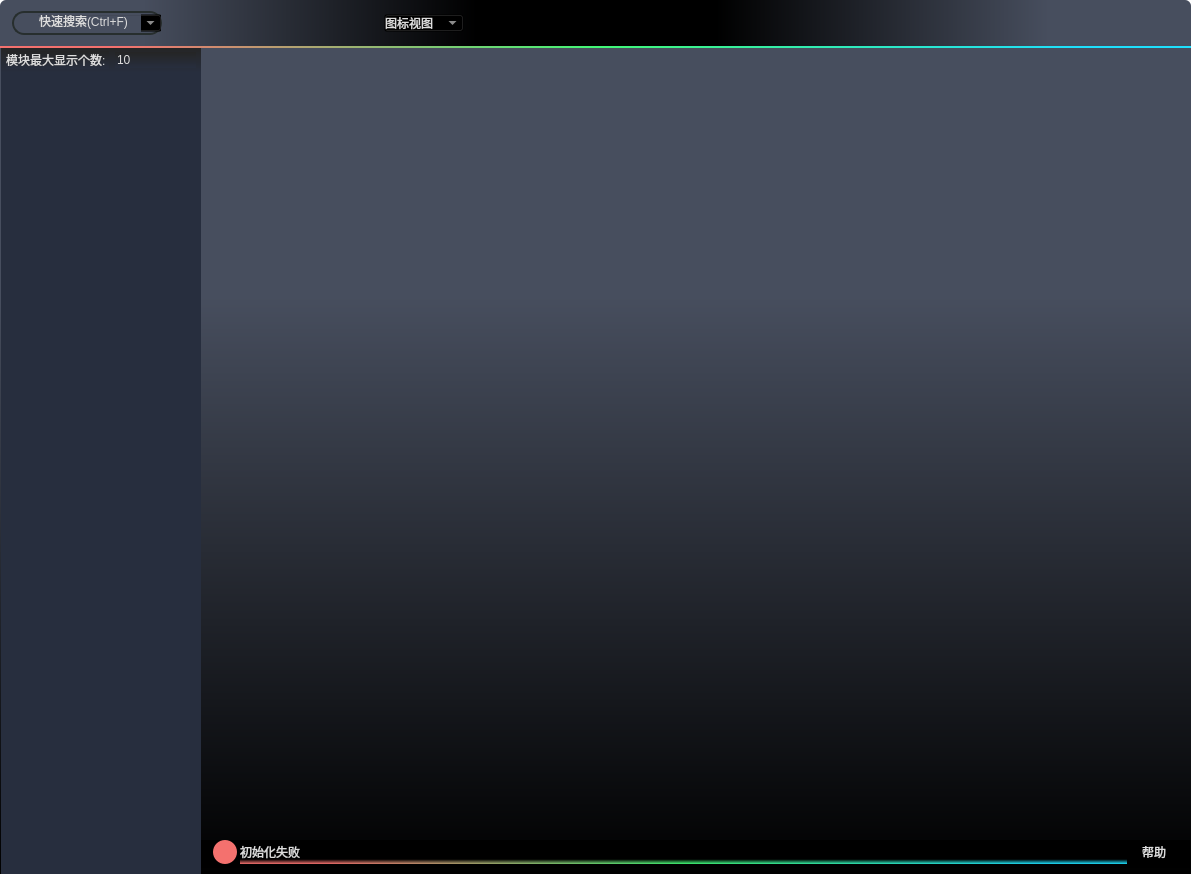
<?xml version="1.0" encoding="UTF-8"?>
<ui version="4.0">
 <class>MainWindow</class>
 <widget class="QMainWindow" name="MainWindow">
  <property name="geometry">
   <rect>
    <x>0</x>
    <y>0</y>
    <width>1191</width>
    <height>874</height>
   </rect>
  </property>
  <property name="minimumSize">
   <size>
    <width>300</width>
    <height>180</height>
   </size>
  </property>
  <property name="mouseTracking">
   <bool>true</bool>
  </property>
  <property name="windowTitle">
   <string>AbilityTreeViewer</string>
  </property>
  <property name="windowIcon">
   <iconset>
    <normaloff>../res/LOGO-AT.ico</normaloff>../res/LOGO-AT.ico</iconset>
  </property>
  <property name="styleSheet">
   <string notr="true">#MainWindow,#centralwidget{background-color:#ffffff;border-top-left-radius: 6px;border-top-right-radius: 6px;}
#widget_mask{background: qlineargradient(x1:1,y1:1,x2:1,y2:0,stop:0 #000000, stop:0.7 #474e5e);}

QPushButton{border-radius: 3px;border:0px solid #474e5e;background-color:transparent;color:#DDDDDD;height:24;}
QPushButton:hover{background: qlineargradient(x1:1,y1:1,x2:1,y2:0,stop:0 #f4716e, stop:0.5 transparent);}
QPushButton:pressed{background: qlineargradient(x1:1,y1:1,x2:1,y2:0,stop:0 #42f875, stop:0.5 transparent);}
QPushButton::disabled{background-color:#7d7d7d;}

QLineEdit{background-color:transparent;}
QTextEdit{background-color:transparent;}

QComboBox{background-color:transparent;}
QComboBox QAbstractItemView{background-color:transparent;}

QHeaderView::section {background-color:transparent}
QTabBar::tab{background-color:rgb(100,100,100);}
QTabBar::tab::selected{background-color:rgb(66,66,66);}

QTreeView::branch:open:has-children:!has-siblings,
QTreeView::branch:open:has-children:has-siblings {image: url(./res/retract.png);}
QTreeView::branch:has-children:!has-siblings:closed,
QTreeView::branch:closed:has-children:has-siblings {image: url(./res/expand.png);}

QToolButton{border-radius: 3px;border:0px solid #474e5e;background-color:transparent;color:#DDDDDD;height:24;}
QToolButton:hover{background: qlineargradient(x1:1,y1:1,x2:1,y2:0,stop:0 #f4716e, stop:0.5 transparent);}
QToolButton:pressed{background: qlineargradient(x1:1,y1:1,x2:1,y2:0,stop:0 #42f875, stop:0.5 transparent);}
QToolButton::disabled{background-color:#7d7d7d;}</string>
  </property>
  <widget class="QWidget" name="centralwidget">
   <property name="mouseTracking">
    <bool>true</bool>
   </property>
   <layout class="QVBoxLayout" name="verticalLayout_8">
    <property name="spacing">
     <number>0</number>
    </property>
    <property name="leftMargin">
     <number>0</number>
    </property>
    <property name="topMargin">
     <number>0</number>
    </property>
    <property name="rightMargin">
     <number>0</number>
    </property>
    <property name="bottomMargin">
     <number>0</number>
    </property>
    <item>
     <widget class="QWidget" name="widget_title" native="true">
      <property name="minimumSize">
       <size>
        <width>0</width>
        <height>48</height>
       </size>
      </property>
      <property name="maximumSize">
       <size>
        <width>16777215</width>
        <height>48</height>
       </size>
      </property>
      <property name="mouseTracking">
       <bool>true</bool>
      </property>
      <layout class="QGridLayout" name="gridLayout_4">
       <property name="leftMargin">
        <number>0</number>
       </property>
       <property name="topMargin">
        <number>0</number>
       </property>
       <property name="rightMargin">
        <number>0</number>
       </property>
       <property name="bottomMargin">
        <number>0</number>
       </property>
       <property name="spacing">
        <number>0</number>
       </property>
       <item row="0" column="1" rowspan="2">
        <widget class="QLabel" name="label_logo">
         <property name="minimumSize">
          <size>
           <width>240</width>
           <height>0</height>
          </size>
         </property>
         <property name="maximumSize">
          <size>
           <width>240</width>
           <height>16777215</height>
          </size>
         </property>
         <property name="mouseTracking">
          <bool>true</bool>
         </property>
         <property name="styleSheet">
          <string notr="true">QLabel{border-image:url(:/img/res/LOGO-ATW.png) 4 4 4 4 stretch stretch;background-color:rgb(0,0,0)}</string>
         </property>
         <property name="text">
          <string/>
         </property>
         <property name="alignment">
          <set>Qt::AlignCenter</set>
         </property>
        </widget>
       </item>
       <item row="2" column="0" colspan="3">
        <widget class="QWidget" name="widget_line" native="true">
         <property name="minimumSize">
          <size>
           <width>0</width>
           <height>2</height>
          </size>
         </property>
         <property name="maximumSize">
          <size>
           <width>16777215</width>
           <height>2</height>
          </size>
         </property>
         <property name="styleSheet">
          <string notr="true">background: qlineargradient(x1:0,y1:1,x2:1,y2:1,stop:0.1 #f4716e, stop:0.5 #42f875, stop:0.9 #1edffc);</string>
         </property>
        </widget>
       </item>
       <item row="0" column="2" rowspan="2">
        <widget class="QWidget" name="widget_title_right" native="true">
         <property name="mouseTracking">
          <bool>true</bool>
         </property>
         <property name="styleSheet">
          <string notr="true">#widget_title_right{background: qlineargradient(x1:0,y1:1,x2:1,y2:1,stop:0 #000000, stop:0.7 #474e5e);border-top-right-radius: 6px;}</string>
         </property>
         <layout class="QHBoxLayout" name="horizontalLayout_7">
          <property name="spacing">
           <number>6</number>
          </property>
          <property name="leftMargin">
           <number>12</number>
          </property>
          <property name="topMargin">
           <number>0</number>
          </property>
          <property name="rightMargin">
           <number>12</number>
          </property>
          <property name="bottomMargin">
           <number>0</number>
          </property>
          <item>
           <spacer name="horizontalSpacer_5">
            <property name="orientation">
             <enum>Qt::Horizontal</enum>
            </property>
            <property name="sizeHint" stdset="0">
             <size>
              <width>40</width>
              <height>20</height>
             </size>
            </property>
           </spacer>
          </item>
          <item>
           <widget class="QToolButton" name="toolButton_main_setting">
            <property name="minimumSize">
             <size>
              <width>24</width>
              <height>24</height>
             </size>
            </property>
            <property name="maximumSize">
             <size>
              <width>24</width>
              <height>24</height>
             </size>
            </property>
            <property name="focusPolicy">
             <enum>Qt::ClickFocus</enum>
            </property>
            <property name="styleSheet">
             <string notr="true">QToolButton{border-image:url(./res/setting.png);background-color:transparent;}
QToolButton:hover{border-image:url(./res/setting_hover.png);}
QToolButton:pressed{border-image:url(./res/setting_pressed.png);}</string>
            </property>
            <property name="text">
             <string/>
            </property>
           </widget>
          </item>
          <item>
           <widget class="QToolButton" name="toolButton_help">
            <property name="minimumSize">
             <size>
              <width>24</width>
              <height>24</height>
             </size>
            </property>
            <property name="maximumSize">
             <size>
              <width>24</width>
              <height>24</height>
             </size>
            </property>
            <property name="focusPolicy">
             <enum>Qt::ClickFocus</enum>
            </property>
            <property name="styleSheet">
             <string notr="true">QToolButton{border-image:url(./res/help.png);background-color:transparent;}
QToolButton:hover{border-image:url(./res/help_hover.png);}
QToolButton:pressed{border-image:url(./res/help_pressed.png);}</string>
            </property>
            <property name="text">
             <string/>
            </property>
           </widget>
          </item>
          <item>
           <widget class="QToolButton" name="toolButton_min">
            <property name="minimumSize">
             <size>
              <width>24</width>
              <height>24</height>
             </size>
            </property>
            <property name="maximumSize">
             <size>
              <width>24</width>
              <height>24</height>
             </size>
            </property>
            <property name="focusPolicy">
             <enum>Qt::ClickFocus</enum>
            </property>
            <property name="styleSheet">
             <string notr="true">QToolButton{border-image:url(./res/min.png);background-color:transparent;}
QToolButton:hover{border-image:url(./res/min_hover.png);}
QToolButton:pressed{border-image:url(./res/min_pressed.png);}</string>
            </property>
            <property name="text">
             <string/>
            </property>
           </widget>
          </item>
          <item>
           <widget class="QToolButton" name="toolButton_max">
            <property name="minimumSize">
             <size>
              <width>24</width>
              <height>24</height>
             </size>
            </property>
            <property name="maximumSize">
             <size>
              <width>24</width>
              <height>24</height>
             </size>
            </property>
            <property name="focusPolicy">
             <enum>Qt::ClickFocus</enum>
            </property>
            <property name="styleSheet">
             <string notr="true">QToolButton{border-image:url(./res/max.png);background-color:transparent;}
QToolButton:hover{border-image:url(./res/max_hover.png);}
QToolButton:pressed{border-image:url(./res/max_pressed.png);}</string>
            </property>
            <property name="text">
             <string/>
            </property>
           </widget>
          </item>
          <item>
           <widget class="QToolButton" name="toolButton_close">
            <property name="minimumSize">
             <size>
              <width>24</width>
              <height>24</height>
             </size>
            </property>
            <property name="maximumSize">
             <size>
              <width>24</width>
              <height>24</height>
             </size>
            </property>
            <property name="focusPolicy">
             <enum>Qt::ClickFocus</enum>
            </property>
            <property name="styleSheet">
             <string notr="true">QToolButton{border-image:url(./res/close.png);background-color:transparent;}
QToolButton:hover{border-image:url(./res/close_hover.png);}
QToolButton:pressed{border-image:url(./res/close_pressed.png);}</string>
            </property>
            <property name="text">
             <string/>
            </property>
           </widget>
          </item>
         </layout>
        </widget>
       </item>
       <item row="0" column="0" rowspan="2">
        <widget class="QWidget" name="widget_title_left" native="true">
         <property name="mouseTracking">
          <bool>true</bool>
         </property>
         <property name="styleSheet">
          <string notr="true">#widget_title_left{background: qlineargradient(x1:0,y1:1,x2:1,y2:1,stop:0.3 #474e5e, stop:1 #000000);border-top-left-radius: 6px;}</string>
         </property>
         <layout class="QHBoxLayout" name="horizontalLayout_9">
          <property name="leftMargin">
           <number>12</number>
          </property>
          <property name="topMargin">
           <number>0</number>
          </property>
          <property name="rightMargin">
           <number>12</number>
          </property>
          <property name="bottomMargin">
           <number>0</number>
          </property>
          <item>
           <widget class="QWidget" name="widget_serch" native="true">
            <property name="minimumSize">
             <size>
              <width>150</width>
              <height>24</height>
             </size>
            </property>
            <property name="maximumSize">
             <size>
              <width>159</width>
              <height>24</height>
             </size>
            </property>
            <property name="styleSheet">
             <string notr="true">#widget_serch{border-radius: 12px;border:2px solid #272e2e;background-color:transparent;color: #DDDDDD;}</string>
            </property>
            <layout class="QHBoxLayout" name="horizontalLayout_11">
             <property name="spacing">
              <number>0</number>
             </property>
             <property name="leftMargin">
              <number>0</number>
             </property>
             <property name="topMargin">
              <number>0</number>
             </property>
             <property name="rightMargin">
              <number>0</number>
             </property>
             <property name="bottomMargin">
              <number>0</number>
             </property>
             <item>
              <widget class="QLabel" name="label_206">
               <property name="minimumSize">
                <size>
                 <width>24</width>
                 <height>0</height>
                </size>
               </property>
               <property name="maximumSize">
                <size>
                 <width>24</width>
                 <height>16777215</height>
                </size>
               </property>
               <property name="styleSheet">
                <string notr="true">border-image:url(./res/serch.png);</string>
               </property>
               <property name="text">
                <string/>
               </property>
              </widget>
             </item>
             <item>
              <widget class="QComboBox" name="comboBox_serch">
               <property name="enabled">
                <bool>false</bool>
               </property>
               <property name="minimumSize">
                <size>
                 <width>126</width>
                 <height>0</height>
                </size>
               </property>
               <property name="maximumSize">
                <size>
                 <width>126</width>
                 <height>16777215</height>
                </size>
               </property>
               <property name="focusPolicy">
                <enum>Qt::ClickFocus</enum>
               </property>
               <property name="styleSheet">
                <string notr="true">QComboBox{background-color:transparent;padding-right: 0px;color: #DDDDDD}
QComboBox::drop-down{border-image:url(./res/qowneoqwuneqsdlak.png);width:0px;}
QComboBox QAbstractItemView{border:1px solid #6D6E6E;selection-background-color:#1D63FF;outline:0px;}</string>
               </property>
               <property name="editable">
                <bool>true</bool>
               </property>
               <property name="currentText">
                <string>快速搜索(Ctrl+F)</string>
               </property>
               <property name="maxVisibleItems">
                <number>5</number>
               </property>
               <property name="insertPolicy">
                <enum>QComboBox::NoInsert</enum>
               </property>
              </widget>
             </item>
            </layout>
           </widget>
          </item>
          <item>
           <spacer name="horizontalSpacer_6">
            <property name="orientation">
             <enum>Qt::Horizontal</enum>
            </property>
            <property name="sizeHint" stdset="0">
             <size>
              <width>0</width>
              <height>0</height>
             </size>
            </property>
           </spacer>
          </item>
          <item>
           <widget class="QComboBox" name="comboBox_viewer_mode">
            <property name="enabled">
             <bool>false</bool>
            </property>
            <property name="minimumSize">
             <size>
              <width>80</width>
              <height>0</height>
             </size>
            </property>
            <property name="maximumSize">
             <size>
              <width>80</width>
              <height>16777215</height>
             </size>
            </property>
            <property name="focusPolicy">
             <enum>Qt::ClickFocus</enum>
            </property>
            <property name="styleSheet">
             <string notr="true">QComboBox{background-color:transparent;padding-right: 0px;color: #DDDDDD}
QComboBox::drop-down{border-image:url(./res/qowneoqwuneqsdlak.png);width:0px;}
QComboBox QAbstractItemView{border:1px solid #6D6E6E;selection-background-color:#1D63FF;outline:0px;}</string>
            </property>
            <item>
             <property name="text">
              <string>图标视图</string>
             </property>
            </item>
            <item>
             <property name="text">
              <string>三维视图</string>
             </property>
            </item>
            <item>
             <property name="text">
              <string>列表视图</string>
             </property>
            </item>
            <item>
             <property name="text">
              <string>专注视图</string>
             </property>
            </item>
           </widget>
          </item>
         </layout>
        </widget>
       </item>
      </layout>
     </widget>
    </item>
    <item>
     <widget class="QWidget" name="widget_mask" native="true">
      <property name="mouseTracking">
       <bool>true</bool>
      </property>
      <layout class="QHBoxLayout" name="horizontalLayout_14">
       <property name="spacing">
        <number>0</number>
       </property>
       <property name="leftMargin">
        <number>1</number>
       </property>
       <property name="topMargin">
        <number>0</number>
       </property>
       <property name="rightMargin">
        <number>1</number>
       </property>
       <property name="bottomMargin">
        <number>0</number>
       </property>
       <item>
        <widget class="QWidget" name="widget_main_list" native="true">
         <property name="minimumSize">
          <size>
           <width>100</width>
           <height>0</height>
          </size>
         </property>
         <property name="maximumSize">
          <size>
           <width>200</width>
           <height>16777215</height>
          </size>
         </property>
         <layout class="QGridLayout" name="gridLayout_2">
          <property name="leftMargin">
           <number>0</number>
          </property>
          <property name="topMargin">
           <number>0</number>
          </property>
          <property name="rightMargin">
           <number>0</number>
          </property>
          <property name="bottomMargin">
           <number>0</number>
          </property>
          <property name="spacing">
           <number>0</number>
          </property>
          <item row="0" column="0">
           <widget class="QWidget" name="widget_module_control" native="true">
            <property name="styleSheet">
             <string notr="true">background: qlineargradient(x1:1,y1:0,x2:1,y2:1,stop:0 #252525, stop:1 #272e3e);;color:#dddddd;
</string>
            </property>
            <layout class="QHBoxLayout" name="horizontalLayout">
             <property name="spacing">
              <number>6</number>
             </property>
             <property name="leftMargin">
              <number>5</number>
             </property>
             <property name="topMargin">
              <number>3</number>
             </property>
             <property name="rightMargin">
              <number>5</number>
             </property>
             <property name="bottomMargin">
              <number>3</number>
             </property>
             <item>
              <widget class="QLabel" name="label">
               <property name="text">
                <string>模块最大显示个数: </string>
               </property>
              </widget>
             </item>
             <item>
              <widget class="QSpinBox" name="spinBox_list_show">
               <property name="focusPolicy">
                <enum>Qt::ClickFocus</enum>
               </property>
               <property name="styleSheet">
                <string notr="true">border:0px solid #272e2e;</string>
               </property>
               <property name="buttonSymbols">
                <enum>QAbstractSpinBox::NoButtons</enum>
               </property>
               <property name="minimum">
                <number>3</number>
               </property>
               <property name="maximum">
                <number>48</number>
               </property>
               <property name="value">
                <number>10</number>
               </property>
              </widget>
             </item>
            </layout>
           </widget>
          </item>
          <item row="1" column="0">
           <widget class="QScrollArea" name="scrollArea_main_list">
            <property name="cursor" stdset="0">
             <cursorShape>ArrowCursor</cursorShape>
            </property>
            <property name="styleSheet">
             <string notr="true">#scrollArea_main_list{border:0px solid #272e2e;background-color: #272e3e}

QScrollBar:vertical{width:4;background:transparent;padding-top:0px;padding-bottom:0px;}
QScrollBar::handle:vertical{background: #575e6e;border-radius:2px;}
QScrollBar::handle:vertical:hover{background:#676e7e;border-radius:2px;}
QScrollBar::sub-line:vertical {background:transparent;height:0px}
QScrollBar::add-line:vertical {background:transparent;height:0px}
QScrollBar::add-page:vertical{background: transparent;border-bottom-left-radius: 2px;border-bottom-right-radius: 2px;}
QScrollBar::sub-page:vertical{background: transparent;border-top-left-radius: 2px;border-top-right-radius: 2px;}

QScrollBar:horizontal {height:4;background:transparent;padding-top:0px;padding-bottom:0px;}
QScrollBar::handle:horizontal {background: #575e6e;border-radius:2px;}
QScrollBar::handle:horizontal:hover{background: #676e7e;border-radius:2px;}
QScrollBar::sub-line:horizontal  {background:transparent;height:0px}
QScrollBar::add-line:horizontal  {background:transparent;height:0px}
QScrollBar::add-page:horizontal {background:transparent;border-bottom-left-radius: 2px;border-bottom-right-radius: 2px;}
QScrollBar::sub-page:horizontal {background:transparent;border-top-left-radius: 2px;border-top-right-radius: 2px;}</string>
            </property>
            <property name="widgetResizable">
             <bool>true</bool>
            </property>
            <property name="alignment">
             <set>Qt::AlignCenter</set>
            </property>
            <widget class="QWidget" name="scrollAreaWidgetContents">
             <property name="geometry">
              <rect>
               <x>0</x>
               <y>0</y>
               <width>200</width>
               <height>804</height>
              </rect>
             </property>
             <property name="cursor">
              <cursorShape>ArrowCursor</cursorShape>
             </property>
             <property name="styleSheet">
              <string notr="true">color:#DDDDDD;background:transparent;</string>
             </property>
             <layout class="QVBoxLayout" name="verticalLayout">
              <property name="spacing">
               <number>12</number>
              </property>
              <property name="leftMargin">
               <number>6</number>
              </property>
              <property name="topMargin">
               <number>6</number>
              </property>
              <property name="rightMargin">
               <number>6</number>
              </property>
              <property name="bottomMargin">
               <number>6</number>
              </property>
              <item>
               <spacer name="verticalSpacer_2">
                <property name="orientation">
                 <enum>Qt::Vertical</enum>
                </property>
                <property name="sizeHint" stdset="0">
                 <size>
                  <width>20</width>
                  <height>40</height>
                 </size>
                </property>
               </spacer>
              </item>
             </layout>
            </widget>
           </widget>
          </item>
         </layout>
        </widget>
       </item>
       <item>
        <widget class="QWidget" name="widget_center" native="true">
         <property name="cursor">
          <cursorShape>ArrowCursor</cursorShape>
         </property>
         <property name="mouseTracking">
          <bool>true</bool>
         </property>
         <layout class="QGridLayout" name="gridLayout">
          <property name="leftMargin">
           <number>0</number>
          </property>
          <property name="topMargin">
           <number>0</number>
          </property>
          <property name="rightMargin">
           <number>0</number>
          </property>
          <property name="bottomMargin">
           <number>6</number>
          </property>
          <property name="horizontalSpacing">
           <number>0</number>
          </property>
          <property name="verticalSpacing">
           <number>6</number>
          </property>
          <item row="1" column="0">
           <widget class="QWidget" name="widget_status" native="true">
            <property name="minimumSize">
             <size>
              <width>0</width>
              <height>28</height>
             </size>
            </property>
            <property name="maximumSize">
             <size>
              <width>16777215</width>
              <height>28</height>
             </size>
            </property>
            <property name="mouseTracking">
             <bool>true</bool>
            </property>
            <property name="styleSheet">
             <string notr="true">color: rgb(221, 221, 221);
background-color: rgb(0, 0, 0);</string>
            </property>
            <layout class="QHBoxLayout" name="horizontalLayout_13">
             <property name="spacing">
              <number>3</number>
             </property>
             <property name="leftMargin">
              <number>12</number>
             </property>
             <property name="topMargin">
              <number>0</number>
             </property>
             <property name="rightMargin">
              <number>12</number>
             </property>
             <property name="bottomMargin">
              <number>4</number>
             </property>
             <item>
              <widget class="QLabel" name="label_status_bar">
               <property name="minimumSize">
                <size>
                 <width>24</width>
                 <height>24</height>
                </size>
               </property>
               <property name="maximumSize">
                <size>
                 <width>24</width>
                 <height>24</height>
                </size>
               </property>
               <property name="styleSheet">
                <string notr="true">background: #f4716e;border-radius: 12px;border:0px solid #1edffc;</string>
               </property>
               <property name="text">
                <string/>
               </property>
              </widget>
             </item>
             <item>
              <widget class="QWidget" name="widget_status_tl" native="true">
               <property name="styleSheet">
                <string notr="true">#widget_status_tl{background: qlineargradient(x1:0,y1:1,x2:1,y2:1,stop:0.1 #f4716e, stop:0.5 #42f875, stop:0.9 #1edffc);}</string>
               </property>
               <layout class="QVBoxLayout" name="verticalLayout_10">
                <property name="spacing">
                 <number>0</number>
                </property>
                <property name="leftMargin">
                 <number>0</number>
                </property>
                <property name="topMargin">
                 <number>0</number>
                </property>
                <property name="rightMargin">
                 <number>0</number>
                </property>
                <property name="bottomMargin">
                 <number>0</number>
                </property>
                <item>
                 <widget class="QLabel" name="label_status_text">
                  <property name="styleSheet">
                   <string notr="true">background: qlineargradient(x1:1,y1:1,x2:1,y2:0,stop:0 transparent, stop:0.2 #000000);</string>
                  </property>
                  <property name="text">
                   <string>初始化失败</string>
                  </property>
                 </widget>
                </item>
               </layout>
              </widget>
             </item>
             <item>
              <widget class="QPushButton" name="pushButton_status_help">
               <property name="minimumSize">
                <size>
                 <width>48</width>
                 <height>0</height>
                </size>
               </property>
               <property name="maximumSize">
                <size>
                 <width>48</width>
                 <height>16777215</height>
                </size>
               </property>
               <property name="styleSheet">
                <string notr="true">QPushButton{background-color:transparent;color:#DDDDDD;}
QPushButton:hover{text-decoration: underline;color:#8888AA;}
QPushButton:pressed{color:#8888FF;}
QPushButton::disabled{color:#000000}</string>
               </property>
               <property name="text">
                <string>帮助</string>
               </property>
              </widget>
             </item>
            </layout>
           </widget>
          </item>
          <item row="0" column="0">
           <spacer name="verticalSpacer">
            <property name="orientation">
             <enum>Qt::Vertical</enum>
            </property>
            <property name="sizeHint" stdset="0">
             <size>
              <width>20</width>
              <height>40</height>
             </size>
            </property>
           </spacer>
          </item>
         </layout>
        </widget>
       </item>
      </layout>
     </widget>
    </item>
   </layout>
  </widget>
  <action name="actionabout">
   <property name="text">
    <string>about</string>
   </property>
  </action>
  <action name="actioncalib">
   <property name="text">
    <string>calib</string>
   </property>
  </action>
  <action name="actionparam">
   <property name="text">
    <string>param</string>
   </property>
  </action>
  <action name="actionconfig">
   <property name="text">
    <string>config</string>
   </property>
  </action>
 </widget>
 <resources/>
 <connections/>
</ui>
